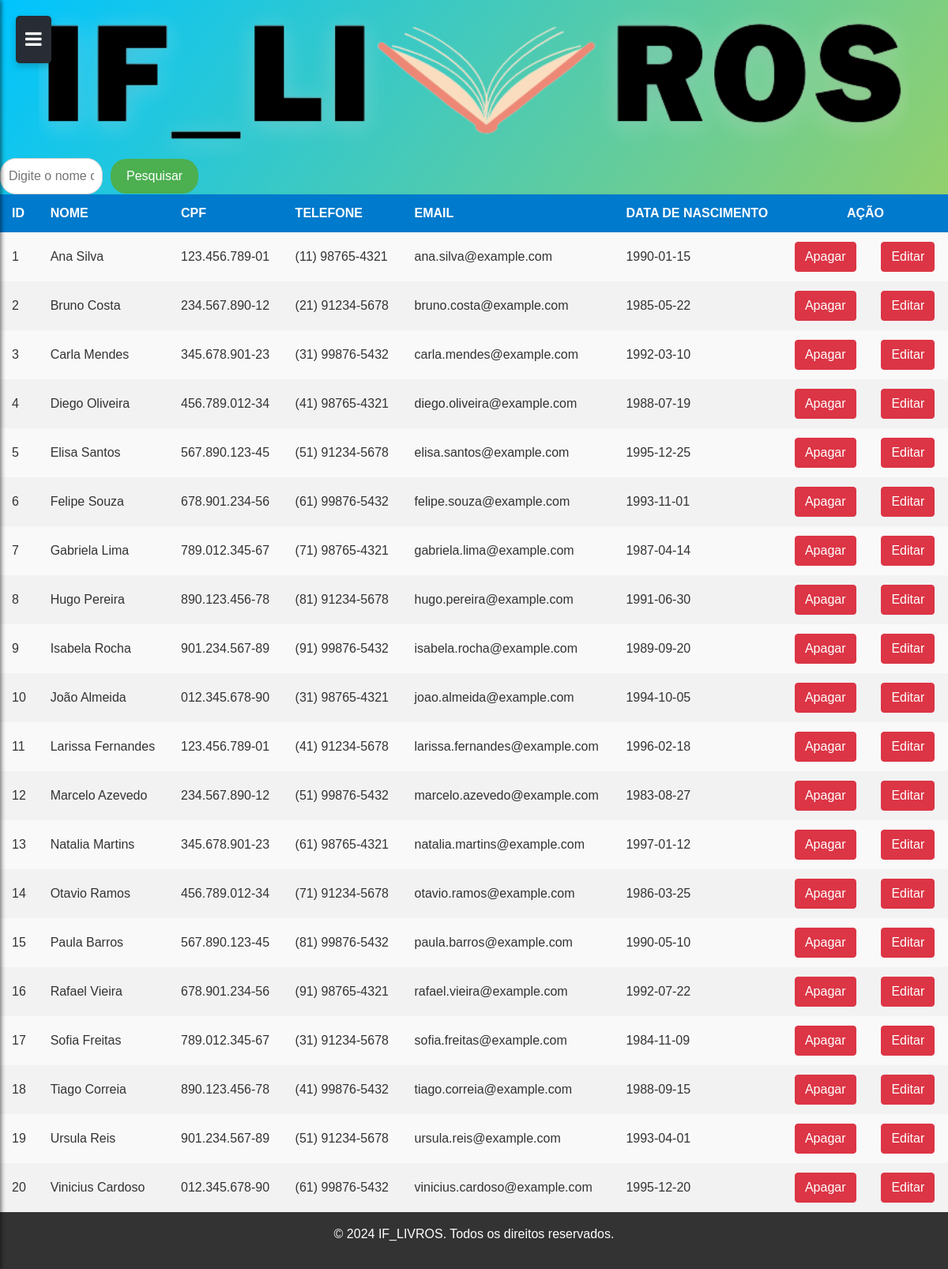
The page /lista_cliente.php (signed in) on the database its author committed.
### tables this page shows
CREATE TABLE IF NOT EXISTS `cliente` (
  `idcliente` INT NOT NULL AUTO_INCREMENT,
  `nome` VARCHAR(100) NOT NULL,
  `cpf` VARCHAR(15) NOT NULL,
  `telefone` VARCHAR(20) NULL,
  `email` VARCHAR(100) NULL,
  `data_de_nascimento` DATE NOT NULL,
  PRIMARY KEY (`idcliente`));

### public/lista_cliente.php (the view, shortened to what this page needs)
<?php
$valor = isset($_GET['valor']) ? $_GET['valor'] : '';
?>
<!DOCTYPE html>
<html lang="pt-br">
<head>
    <link rel="stylesheet" href="https://maxcdn.bootstrapcdn.com/bootstrap/4.5.2/css/bootstrap.min.css">
    <link rel="stylesheet" href="https://cdnjs.cloudflare.com/ajax/libs/font-awesome/6.0.0-beta3/css/all.min.css">
    <link rel="stylesheet" href="../public/css/header.css">
    <link rel="stylesheet" href="../public/css/styles.css">
</head>
<body>
    <img src="../public/assets/logo.png" alt="logo do site" id="logo">
    <form action="lista_cliente.php" method="get" class="form-pesquisa">
        <div class="search-wrapper">
            <input type="text" name="valor" id="valor" class="campo-pesquisa" value="<?php echo htmlspecialchars($valor); ?>" placeholder="Digite o nome ou o CPF para pesquisar">
        </div>
        <button type="submit" class="botao-pesquisa">Pesquisar</button>
    </form>
    <table>
        <thead>
            <tr>
                <th>ID</th>
                <th>NOME</th>
                <th>CPF</th>
                <th>TELEFONE</th>
                <th>EMAIL</th>
                <th>DATA DE NASCIMENTO</th>
                <th id="acao" colspan="2">AÇÃO</th>
            </tr>
        </thead>
        <tbody>
            <?php
            require_once "../controle/conexao.php";
            if ($valor) {
                $sql = "SELECT * FROM cliente WHERE nome LIKE '%$valor%' OR cpf LIKE '%$valor%'";
                $resultados = mysqli_query($conexao, $sql);
                if (mysqli_num_rows($resultados) == 0) {
                    echo "<tr><td colspan='7'>Não foram encontrados resultados.</td></tr>";
                } else {
                    while ($linha = mysqli_fetch_array($resultados)) {
                        echo "<tr>";
                        echo "<td>{$linha['idcliente']}</td>";
                        echo "<td>{$linha['nome']}</td>";
                        echo "<td>{$linha['cpf']}</td>";
                        echo "<td>{$linha['telefone']}</td>";
                        echo "<td>{$linha['email']}</td>";
                        echo "<td>{$linha['data_de_nascimento']}</td>";
                        echo "<td><a href='../controle/deletar/deletar_cliente.php?id={$linha['idcliente']}' class='btn btn-danger'>Apagar</a></td>";
                        echo "<td><a href='cadastro_cliente.php?id={$linha['idcliente']}' class='btn btn-danger'>Editar</a></td>";
                        echo "</tr>";
                    }
                }
            } else {
                $sql = "SELECT * FROM cliente";
                $resultados = mysqli_query($conexao, $sql);
                while ($linha = mysqli_fetch_array($resultados)) {
                    echo "<tr>";
                    echo "<td>{$linha['idcliente']}</td>";
                    echo "<td>{$linha['nome']}</td>";
                    echo "<td>{$linha['cpf']}</td>";
                    echo "<td>{$linha['telefone']}</td>";
                    echo "<td>{$linha['email']}</td>";
                    echo "<td>{$linha['data_de_nascimento']}</td>";
                    echo "<td><a href='../controle/deletar/deletar_cliente.php?id={$linha['idcliente']}' class='btn btn-danger'>Apagar</a></td>";
                    echo "<td><a href='cadastro_cliente.php?id={$linha['idcliente']}' class='btn btn-danger'>Editar</a></td>";
                    echo "</tr>";
                }
            }
            ?>
        </tbody>
    </table>
</body>
</html>

### public/css/header.css (style rules this page uses)
.fa { color: white; }
.off-menu-btn { position: fixed; top: 20px; left: 20px; background-color: #282c34; color: white; border: none; padding: 12px; font-size: 24px; cursor: pointer; border-radius: 5px; box-shadow: 0 4px 8px rgba(0, 0, 0, 0.2); transition: 0.3s; }

### public/css/styles.css (style rules this page uses)
body { font-family: Arial, sans-serif; background: linear-gradient(to bottom right, #00c4ff, #ffd900); margin: 0; padding: 0; color: #333; }
.form-pesquisa { display: flex; align-items: center; }
.campo-pesquisa { width: 130px; padding: 10px; border-radius: 20px; border: 1px solid #ccc; font-size: 16px; transition: width 0.4s ease-in-out; }
.botao-pesquisa { padding: 10px 20px; margin-left: 10px; border-radius: 20px; background-color: #4CAF50; color: white; border: none; cursor: pointer; }
#logo { max-height: 200px; width: 100%; height: auto; display: block; margin: auto; object-fit: contain; }
table { width: 100%; border-collapse: collapse; font-family: 'Poppins', sans-serif; background-color: #f9f9f9; box-shadow: 0 4px 8px rgba(0, 0, 0, 0.1); border-radius: 8px; }
thead { background-color: #007acc; color: white; font-weight: bold; text-transform: uppercase; }
th, td { padding: 12px 15px; border: none; text-align: left; }
tr:nth-child(even) { background-color: #f2f2f2; }
footer { background: #333; color: #fff; text-align: center; padding: 1rem; position: relative; bottom: 0; width: auto; }
#acao { text-align: center; }

### rows shown on the page
cliente: idcliente "1", nome "Ana Silva", cpf "123.456.789-01", telefone "(11) 98765-4321", email "ana.silva@example.com", data_de_nascimento "1990-01-15"
cliente: idcliente "2", nome "Bruno Costa", cpf "234.567.890-12", telefone "(21) 91234-5678", email "bruno.costa@example.com", data_de_nascimento "1985-05-22"
cliente: idcliente "3", nome "Carla Mendes", cpf "345.678.901-23", telefone "(31) 99876-5432", email "carla.mendes@example.com", data_de_nascimento "1992-03-10"
cliente: idcliente "4", nome "Diego Oliveira", cpf "456.789.012-34", telefone "(41) 98765-4321", email "diego.oliveira@example.com", data_de_nascimento "1988-07-19"
cliente: idcliente "5", nome "Elisa Santos", cpf "567.890.123-45", telefone "(51) 91234-5678", email "elisa.santos@example.com", data_de_nascimento "1995-12-25"
cliente: idcliente "6", nome "Felipe Souza", cpf "678.901.234-56", telefone "(61) 99876-5432", email "felipe.souza@example.com", data_de_nascimento "1993-11-01"
cliente: idcliente "7", nome "Gabriela Lima", cpf "789.012.345-67", telefone "(71) 98765-4321", email "gabriela.lima@example.com", data_de_nascimento "1987-04-14"
cliente: idcliente "8", nome "Hugo Pereira", cpf "890.123.456-78", telefone "(81) 91234-5678", email "hugo.pereira@example.com", data_de_nascimento "1991-06-30"
cliente: idcliente "9", nome "Isabela Rocha", cpf "901.234.567-89", telefone "(91) 99876-5432", email "isabela.rocha@example.com", data_de_nascimento "1989-09-20"
cliente: idcliente "10", nome "João Almeida", cpf "012.345.678-90", telefone "(31) 98765-4321", email "joao.almeida@example.com", data_de_nascimento "1994-10-05"
cliente: idcliente "11", nome "Larissa Fernandes", cpf "123.456.789-01", telefone "(41) 91234-5678", email "larissa.fernandes@example.com", data_de_nascimento "1996-02-18"
cliente: idcliente "12", nome "Marcelo Azevedo", cpf "234.567.890-12", telefone "(51) 99876-5432", email "marcelo.azevedo@example.com", data_de_nascimento "1983-08-27"
cliente: idcliente "13", nome "Natalia Martins", cpf "345.678.901-23", telefone "(61) 98765-4321", email "natalia.martins@example.com", data_de_nascimento "1997-01-12"
cliente: idcliente "14", nome "Otavio Ramos", cpf "456.789.012-34", telefone "(71) 91234-5678", email "otavio.ramos@example.com", data_de_nascimento "1986-03-25"
cliente: idcliente "15", nome "Paula Barros", cpf "567.890.123-45", telefone "(81) 99876-5432", email "paula.barros@example.com", data_de_nascimento "1990-05-10"
cliente: idcliente "16", nome "Rafael Vieira", cpf "678.901.234-56", telefone "(91) 98765-4321", email "rafael.vieira@example.com", data_de_nascimento "1992-07-22"
cliente: idcliente "17", nome "Sofia Freitas", cpf "789.012.345-67", telefone "(31) 91234-5678", email "sofia.freitas@example.com", data_de_nascimento "1984-11-09"
cliente: idcliente "18", nome "Tiago Correia", cpf "890.123.456-78", telefone "(41) 99876-5432", email "tiago.correia@example.com", data_de_nascimento "1988-09-15"
cliente: idcliente "19", nome "Ursula Reis", cpf "901.234.567-89", telefone "(51) 91234-5678", email "ursula.reis@example.com", data_de_nascimento "1993-04-01"
cliente: idcliente "20", nome "Vinicius Cardoso", cpf "012.345.678-90", telefone "(61) 99876-5432", email "vinicius.cardoso@example.com", data_de_nascimento "1995-12-20"
